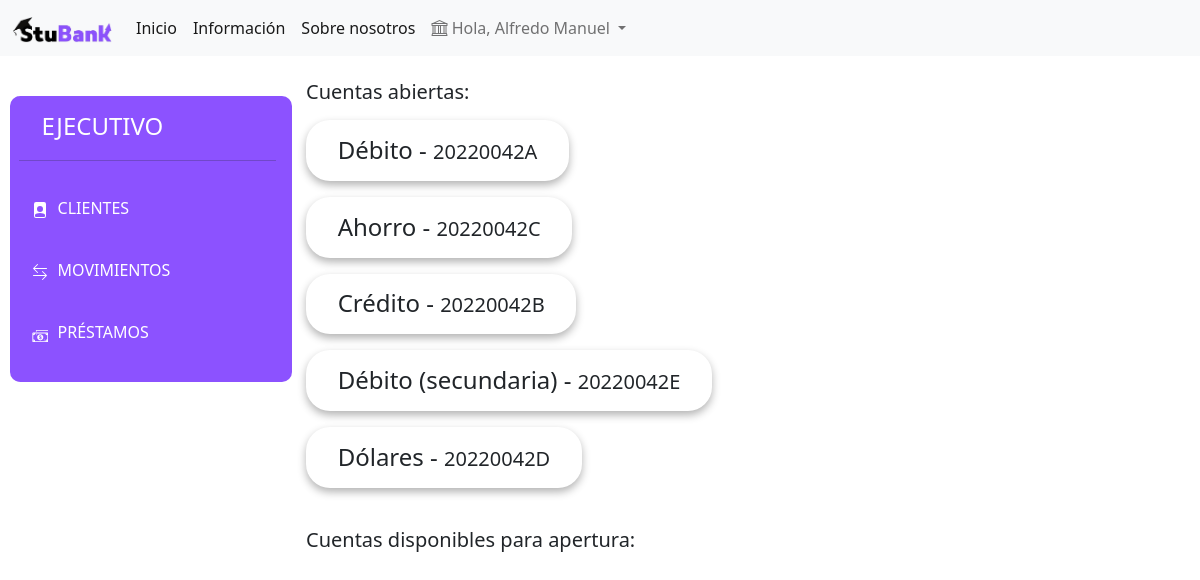
Page /ejecutivo/cuentasCl.php?id=20220042 (signed in) on the committed database.
### tables this page shows
CREATE TABLE `cuentas` (
  `id_cuenta` int(11) NOT NULL,
  `nCliente` varchar(9) NOT NULL,
  `cuenta` varchar(10) NOT NULL,
  `tipo` varchar(1) NOT NULL,
  `titulo` varchar(20) NOT NULL,
  `saldo` double NOT NULL DEFAULT 0
);

### ejecutivo/cuentasCl.php (the view, shortened to what this page needs)
<?php
	$id = $_REQUEST['id'];
    include('../view/conexion.php');
    $obtencion = "SELECT * FROM cuentas WHERE nCliente = '$id'";
    $resultado = mysqli_query($mysqli,$obtencion);
    $cuentas = $resultado->fetch_all(MYSQLI_ASSOC);
?>
<!DOCTYPE html>
<html lang="es">
<head>
    <link rel="stylesheet" href="../src/css/menu.css">
    <link rel="stylesheet" href="../src/css/ficha.css">
    <link href="https://cdn.jsdelivr.net/npm/bootstrap@5.2.0/dist/css/bootstrap.min.css" rel="stylesheet">
    <link rel="stylesheet" href="https://cdn.jsdelivr.net/npm/bootstrap-icons@1.9.1/font/bootstrap-icons.css">
</head>
<header>
    <?php include('../view/navbar.php'); ?>
</header>
<body>
    <div class="row">
        <?php include('menu.php'); ?>
        <div class="col-md-8">
            <h5>Cuentas abiertas:</h5>
            <?php foreach($cuentas as $cuenta):?>
                <div class="cuenta">
                    <h4 style="display:inline;"><?=$cuenta['titulo'];?> - </h4><h5 style="display:inline;"><?=$cuenta['cuenta'];?></h5>
                </div>
            <?php endforeach;?>
                <br>
            <h5>Cuentas disponibles para apertura:</h5>
        </div>
    </div>
</body>
</html>

### src/css/ficha.css (style rules this page uses)
.cuenta { box-shadow: 0 4px 8px 0 rgba(0, 0, 0, 0.3); transition: 0.3s; padding: 2% 4% 2% 4%; margin: 1rem 0 1rem 0; border-radius: 1.5rem; width: fit-content; }

### rows in the picture
cuentas: titulo "Débito", cuenta "20220042A"
cuentas: titulo "Ahorro", cuenta "20220042C"
cuentas: titulo "Crédito", cuenta "20220042B"
cuentas: titulo "Débito (secundaria)", cuenta "20220042E"
cuentas: titulo "Dólares", cuenta "20220042D"

### other values in the picture
$nombre "Alfredo Manuel"
